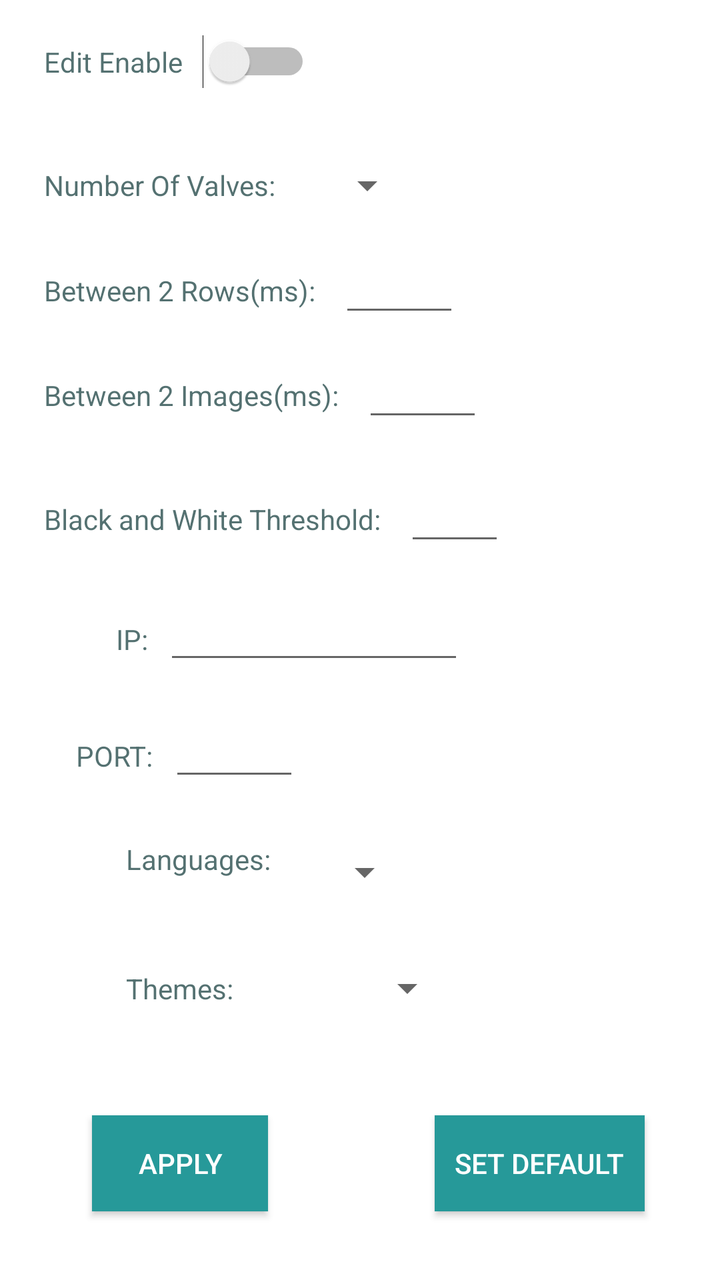
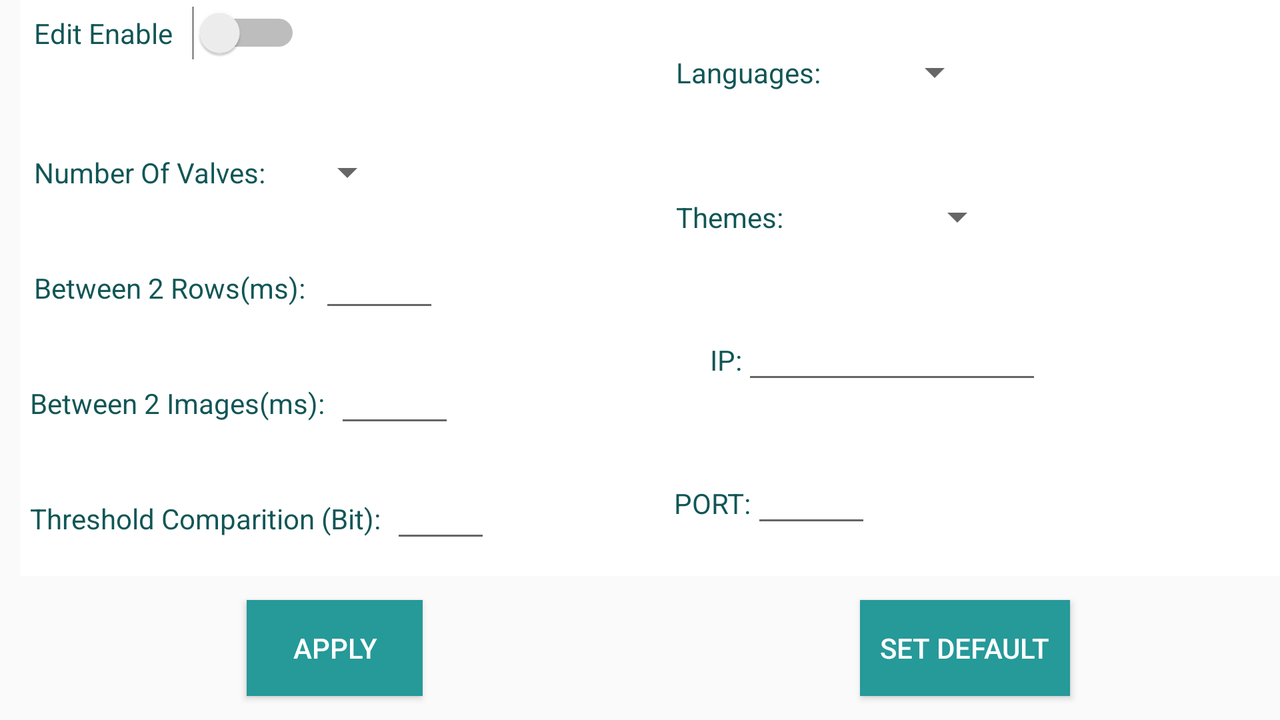

Two renders of one Android screen. The first uses the default layout on a phone; the second uses the alternative layout the repository ships for a different screen configuration, on a matching device. The two XML files are below.
<!-- AndroidManifest.xml: application theme AppTheme -->
<!-- res/layout/fragment_settings.xml -->
<ScrollView xmlns:android="http://schemas.android.com/apk/res/android"
    android:layout_width="fill_parent"
    android:layout_height="fill_parent"
    android:fillViewport="true"
    android:fadeScrollbars="false"
    android:scrollbars="vertical">

    <LinearLayout
        android:id="@+id/touchOutsideEdittext"
        android:layout_width="fill_parent"
        android:layout_height="fill_parent"
        android:orientation="vertical">
        
        <LinearLayout
            android:layout_width="match_parent"
            android:layout_height="0dp"
            android:layout_weight="5"
            android:paddingLeft="10dp"
            android:background="#ffffff"
            android:orientation="vertical">

            <RelativeLayout
                android:layout_width="match_parent"
                android:layout_height="0dp"
                android:layout_weight="1">

                <Switch
                    android:id="@+id/switch1"
                    android:layout_width="wrap_content"
                    android:layout_height="wrap_content"
                    android:layout_centerVertical="true"
                    android:textColor="@color/colorPrimaryDark"
                    android:checked="false"
                    android:padding="12dp"
                    android:text="Edit Enable   " />
            </RelativeLayout>

            <RelativeLayout
                android:layout_width="match_parent"
                android:layout_height="0dp"
                android:layout_weight="1">

                <TextView
                    android:id="@+id/txtLable_valves"
                    android:layout_width="wrap_content"
                    android:layout_height="wrap_content"
                    android:layout_centerVertical="true"
                    android:padding="12dp"
                    android:textColor="@color/colorPrimaryDark"
                    android:text="Number Of Valves:"
                    android:textAppearance="?android:attr/textAppearanceSmall" />

                <Spinner
                    android:id="@+id/spinner_van"
                    android:layout_width="wrap_content"
                    android:layout_height="wrap_content"
                    android:layout_centerVertical="true"
                    android:layout_marginLeft="10dp"
                    android:layout_toRightOf="@+id/txtLable_valves"
                    android:spinnerMode="dropdown"></Spinner>
            </RelativeLayout>

            <RelativeLayout
                android:layout_width="match_parent"
                android:layout_height="wrap_content">

                <TextView
                    android:id="@+id/txtLable_2Rows"
                    android:layout_width="wrap_content"
                    android:layout_height="wrap_content"
                    android:layout_centerVertical="true"
                    android:padding="12dp"
                    android:text="Between 2 Rows(ms):"
                    android:textColor="@color/colorPrimaryDark"
                    android:textAppearance="?android:attr/textAppearanceSmall" />


                <EditText
                    android:id="@+id/edt2Rows"
                    android:layout_width="60dp"
                    android:layout_height="wrap_content"
                    android:textColor="@color/colorAccent"
                    android:layout_toRightOf="@+id/txtLable_2Rows"
                    android:layout_centerVertical="true"
                    android:singleLine="true"
                    android:ems="10"
                    android:inputType="number"
                    android:maxLength="4"
                    android:padding="6dp" />
            </RelativeLayout>

            <RelativeLayout
                android:layout_width="match_parent"
                android:layout_height="0dp"
                android:layout_weight="1">

                <TextView
                    android:id="@+id/txtLable_2Image"
                    android:layout_width="wrap_content"
                    android:layout_height="wrap_content"
                    android:layout_centerVertical="true"
                    android:padding="12dp"
                    android:textColor="@color/colorPrimaryDark"
                    android:text="Between 2 Images(ms):"
                    android:textAppearance="?android:attr/textAppearanceSmall" />

                <EditText
                    android:id="@+id/edt2Images"
                    android:layout_width="60dp"
                    android:layout_height="wrap_content"
                    android:layout_centerVertical="true"
                    android:layout_toRightOf="@+id/txtLable_2Image"
                    android:textColor="@color/colorAccent"
                    android:singleLine="true"
                    android:ems="10"
                    android:inputType="number"
                    android:maxLength="4"
                    android:padding="6dp" />
            </RelativeLayout>

            <RelativeLayout
                android:layout_width="match_parent"
                android:layout_height="0dp"
                android:layout_weight="1">

                <TextView
                    android:id="@+id/txtLable_BlackWhite"
                    android:layout_width="wrap_content"
                    android:layout_height="wrap_content"
                    android:layout_centerVertical="true"
                    android:padding="12dp"
                    android:textColor="@color/colorPrimaryDark"
                    android:text="Black and White Threshold:"
                    android:textAppearance="?android:attr/textAppearanceSmall" />

                <EditText
                    android:id="@+id/edtThreshold"
                    android:layout_width="50dp"
                    android:layout_height="wrap_content"
                    android:textColor="@color/colorAccent"
                    android:ems="10"
                    android:inputType="number"
                    android:maxLength="3"
                    android:singleLine="true"
                    android:padding="6dp"
                    android:layout_centerVertical="true"
                    android:layout_toRightOf="@+id/txtLable_BlackWhite"/>
            </RelativeLayout>
        </LinearLayout>

        <LinearLayout
            android:layout_width="match_parent"
            android:layout_height="0dp"
            android:layout_weight="4"
            android:background="#ffffff"
            android:orientation="vertical">

            <LinearLayout
                android:layout_width="match_parent"
                android:layout_height="0dp"
                android:layout_weight="3"
                android:background="#ffffff"
                android:orientation="vertical">

                <RelativeLayout
                    android:layout_width="match_parent"
                    android:layout_height="0dp"
                    android:layout_weight="1">

                    <TextView
                        android:id="@+id/txtLable_IP"
                        android:layout_width="wrap_content"
                        android:layout_height="wrap_content"
                        android:layout_centerVertical="true"
                        android:textColor="@color/colorPrimaryDark"
                        android:layout_marginLeft="50dp"
                        android:padding="8dp"
                        android:text="IP:"
                        android:textAppearance="?android:attr/textAppearanceSmall" />

                    <EditText
                        android:id="@+id/edtIP"
                        android:layout_width="150dp"
                        android:layout_height="wrap_content"
                        android:digits="0123456789."
                        android:textColor="@color/colorAccent"
                        android:singleLine="true"
                        android:ems="10"
                        android:inputType="number|numberDecimal"
                        android:layout_centerVertical="true"
                        android:padding="6dp"
                        android:layout_alignBottom="@+id/txtLable_IP"
                        android:layout_toRightOf="@+id/txtLable_IP"
                        android:layout_toEndOf="@+id/txtLable_IP" />
                </RelativeLayout>

                <RelativeLayout
                    android:layout_width="match_parent"
                    android:layout_height="0dp"
                    android:layout_weight="1">

                    <TextView
                        android:id="@+id/txtLable_Port"
                        android:layout_width="wrap_content"
                        android:layout_height="wrap_content"
                        android:layout_centerVertical="true"
                        android:layout_marginLeft="30dp"
                        android:textColor="@color/colorPrimaryDark"
                        android:padding="8dp"
                        android:text="PORT:"
                        android:textAppearance="?android:attr/textAppearanceSmall" />

                    <EditText
                        android:id="@+id/edtPort"
                        android:layout_width="65dp"
                        android:layout_height="wrap_content"
                        android:layout_alignBottom="@+id/txtLable_Port"
                        android:layout_toRightOf="@+id/txtLable_Port"
                        android:textColor="@color/colorAccent"
                        android:singleLine="true"
                        android:ems="10"
                        android:layout_centerVertical="true"
                        android:inputType="numberDecimal"
                        android:layout_centerHorizontal="true"
                        android:maxLength="5"
                        android:padding="6dp" />
                </RelativeLayout>
            </LinearLayout>

            <LinearLayout
                android:layout_width="match_parent"
                android:layout_height="0dp"
                android:layout_weight="3"
                android:background="#ffffff"
                android:orientation="vertical">

                <RelativeLayout
                    android:layout_width="match_parent"
                    android:layout_height="0dp"
                    android:layout_weight="1">

                    <Spinner
                        android:id="@+id/spinLanguage"
                        android:layout_width="wrap_content"
                        android:layout_height="wrap_content"
                        android:layout_centerVertical="true"
                        android:layout_marginLeft="10dp"
                        android:layout_toRightOf="@+id/txtLanguages" />

                    <TextView
                        android:id="@+id/txtLanguages"
                        android:layout_width="wrap_content"
                        android:layout_height="wrap_content"
                        android:layout_marginLeft="50dp"
                        android:padding="13dp"
                        android:textColor="@color/colorPrimaryDark"
                        android:text="Languages:"
                        android:textAppearance="?android:attr/textAppearanceSmall"
                        android:layout_alignParentTop="true"
                        android:layout_alignParentLeft="true"
                        android:layout_alignParentStart="true"
                        android:layout_marginStart="50dp" />
                </RelativeLayout>

                <RelativeLayout
                    android:layout_width="match_parent"
                    android:layout_height="0dp"
                    android:layout_weight="1">

                    <TextView
                        android:id="@+id/txtThems"
                        android:layout_width="wrap_content"
                        android:layout_height="wrap_content"
                        android:layout_centerVertical="true"
                        android:layout_marginLeft="50dp"
                        android:padding="13dp"
                        android:textColor="@color/colorPrimaryDark"
                        android:text="Themes:"
                        android:textAppearance="?android:attr/textAppearanceSmall" />

                    <Spinner
                        android:id="@+id/spinTheme"
                        android:layout_width="wrap_content"
                        android:layout_height="wrap_content"
                        android:layout_centerVertical="true"
                        android:layout_marginLeft="50dp"
                        android:layout_toRightOf="@+id/txtThems" />
                </RelativeLayout>
            </LinearLayout>
        </LinearLayout>

        <LinearLayout
            android:layout_width="match_parent"
            android:layout_height="0dp"
            android:layout_weight="2"
            android:background="#ffffff"
            android:orientation="horizontal">

            <RelativeLayout
                android:layout_width="0dp"
                android:layout_height="match_parent"
                android:layout_weight="1">

                <Button
                    android:id="@+id/btnApply"
                    android:layout_width="wrap_content"
                    android:layout_height="wrap_content"
                    android:background="@color/colorAccent"
                    android:textColor="#ffffff"
                    android:text="Apply"
                    android:layout_centerVertical="true"
                    android:layout_centerHorizontal="true" />
            </RelativeLayout>

            <RelativeLayout
                android:layout_width="0dp"
                android:layout_height="match_parent"
                android:layout_weight="1">

                <Button
                    android:id="@+id/btnSetDefault"
                    android:layout_width="wrap_content"
                    android:layout_height="wrap_content"
                    android:layout_centerHorizontal="true"
                    android:layout_centerVertical="true"
                    android:textColor="#ffffff"
                    android:background="@color/colorAccent"
                    android:text="   Set Default   " />
            </RelativeLayout>
        </LinearLayout>
    </LinearLayout>


</ScrollView>
<!-- resources referenced by this layout -->
<resources>
  <color name="colorAccent">#269999</color>
  <color name="colorPrimaryDark">#bf1b4141</color>
  <style name="AppTheme" parent="Theme.AppCompat.Light.DarkActionBar">
          
          <item name="colorPrimary">@color/colorPrimary</item>
          <item name="colorPrimaryDark">@color/colorPrimaryDark</item>
          <item name="colorAccent">@color/colorAccent</item>
  
      </style>
  <color name="colorPrimary">#125656</color>
</resources>
<!-- res/layout-land/fragment_settings.xml (the repository's variant of the layout above) -->
<!-- drawn on the phone turned sideways -->
<ScrollView xmlns:android="http://schemas.android.com/apk/res/android"
    android:layout_width="fill_parent"
    android:layout_height="fill_parent"
    android:fillViewport="true"
    android:fadeScrollbars="false"
    android:scrollbars="vertical">


    <LinearLayout
        android:paddingLeft="10dp"
        xmlns:tools="http://schemas.android.com/tools"
        android:layout_width="match_parent"
        android:layout_height="match_parent"
        android:orientation="vertical"
        android:id="@+id/touchOutsideEdittext">
        
        <LinearLayout
            android:layout_width="match_parent"
            android:layout_height="0dp"
            android:layout_weight="6"
            android:background="#ffffff"
            android:orientation="horizontal">

            <LinearLayout
                android:layout_width="0dp"
                android:layout_height="match_parent"
                android:layout_weight="4"
                android:orientation="vertical">

                <RelativeLayout
                    android:layout_width="match_parent"
                    android:layout_height="0dp"
                    android:layout_weight="1">

                    <Switch
                        android:id="@+id/switch1"
                        android:layout_width="wrap_content"
                        android:layout_height="wrap_content"
                        android:checked="false"
                        android:padding="7dp"
                        android:textColor="@color/colorPrimary"
                        android:textAppearance="?android:attr/textAppearanceSmall"
                        android:text="Edit Enable   " />
                </RelativeLayout>

                <RelativeLayout
                    android:layout_width="match_parent"
                    android:layout_height="0dp"
                    android:layout_weight="1">

                    <TextView
                        android:id="@+id/txtLable_valves"
                        android:layout_width="wrap_content"
                        android:layout_height="wrap_content"
                        android:padding="7dp"
                        android:textColor="@color/colorPrimary"
                        android:layout_centerVertical="true"
                        android:text="Number Of Valves:"
                        android:textAppearance="?android:attr/textAppearanceSmall"/>

                    <Spinner
                        android:id="@+id/spinner_van"
                        android:layout_width="wrap_content"
                        android:layout_height="wrap_content"
                        android:layout_marginLeft="10dp"
                        android:layout_centerVertical="true"
                        android:textColor="@color/colorPrimary"
                        android:layout_toRightOf="@+id/txtLable_valves"
                        android:spinnerMode="dropdown"></Spinner>
                </RelativeLayout>

                <RelativeLayout
                    android:layout_width="match_parent"
                    android:layout_height="0dp"
                    android:layout_weight="1">

                    <TextView
                        android:id="@+id/txtLable_2Rows"
                        android:layout_width="wrap_content"
                        android:layout_height="wrap_content"
                        android:layout_centerVertical="true"
                        android:textColor="@color/colorPrimary"
                        android:padding="7dp"
                        android:text="Between 2 Rows(ms):"
                        android:textAppearance="?android:attr/textAppearanceSmall" />

                    <EditText
                        android:id="@+id/edt2Rows"
                        android:layout_width="60dp"
                        android:maxLength="4"
                        android:layout_height="wrap_content"
                        android:layout_toRightOf="@+id/txtLable_2Rows"
                        android:layout_centerVertical="true"
                        android:textColor="@color/colorAccent"
                        android:enabled="true"
                        android:inputType="number"
                        android:padding="5dp" />
                </RelativeLayout>

                <RelativeLayout
                    android:layout_width="match_parent"
                    android:layout_height="0dp"
                    android:layout_weight="1">

                    <TextView
                        android:id="@+id/txtLable_2Image"
                        android:layout_width="wrap_content"
                        android:layout_height="wrap_content"
                        android:layout_centerVertical="true"
                        android:padding="5dp"
                        android:textColor="@color/colorPrimary"
                        android:text="Between 2 Images(ms):"
                        android:textAppearance="?android:attr/textAppearanceSmall" />

                    <EditText
                        android:id="@+id/edt2Images"
                        android:layout_width="60dp"
                        android:layout_height="wrap_content"
                        android:maxLength="4"
                        android:textColor="@color/colorAccent"
                        android:ems="10"
                        android:enabled="true"
                        android:inputType="number"
                        android:padding="5dp"
                        android:layout_centerVertical="true"
                        android:layout_toRightOf="@+id/txtLable_2Image"
                        android:layout_toEndOf="@+id/txtLable_2Image" />

                </RelativeLayout>

                <RelativeLayout
                    android:layout_width="match_parent"
                    android:layout_height="0dp"
                    android:layout_weight="1">

                    <EditText
                        android:id="@+id/edtThreshold"
                        android:layout_width="50dp"
                        android:layout_height="wrap_content"
                        android:layout_centerVertical="true"
                        android:layout_toRightOf="@+id/txtLable_BlackWhite"
                        android:maxLength="3"
                        android:ems="10"
                        android:textColor="@color/colorAccent"
                        android:enabled="true"
                        android:inputType="number|numberDecimal"
                        android:padding="5dp" />

                    <TextView
                        android:id="@+id/txtLable_BlackWhite"
                        android:layout_width="wrap_content"
                        android:textColor="@color/colorPrimary"
                        android:layout_height="wrap_content"
                        android:padding="5dp"
                        android:text="Threshold Comparition (Bit):"
                        android:textAppearance="?android:attr/textAppearanceSmall"
                        android:layout_centerVertical="true"
                        android:layout_alignParentLeft="true"
                        android:layout_alignParentStart="true" />
                </RelativeLayout>
            </LinearLayout>

            <LinearLayout
                android:layout_width="0dp"
                android:layout_height="match_parent"
                android:layout_gravity="center_vertical"
                android:layout_weight="4"
                android:orientation="vertical">
                <RelativeLayout
                    android:layout_width="match_parent"
                    android:layout_height="0dp"
                    android:layout_weight="1">

                    <TextView
                        android:id="@+id/txtLanguages"
                        android:layout_width="wrap_content"
                        android:layout_height="wrap_content"
                        android:layout_centerVertical="true"
                        android:padding="13dp"
                        android:text="Languages:"
                        android:textColor="@color/colorPrimary"
                        android:textAppearance="?android:attr/textAppearanceSmall"/>

                    <Spinner
                        android:id="@+id/spinLanguage"
                        android:layout_width="wrap_content"
                        android:layout_height="wrap_content"
                        android:layout_centerVertical="true"
                        android:textColor="@color/colorPrimaryDark"
                        android:layout_marginLeft="20dp"
                        android:layout_toRightOf="@+id/txtLanguages" />

                </RelativeLayout>

                <RelativeLayout
                    android:layout_width="match_parent"
                    android:layout_height="0dp"
                    android:layout_weight="1">

                    <TextView
                        android:id="@+id/txtThems"
                        android:layout_width="wrap_content"
                        android:layout_height="wrap_content"
                        android:layout_centerVertical="true"
                        android:padding="13dp"
                        android:text="Themes:"
                        android:textColor="@color/colorPrimary"
                        android:textAppearance="?android:attr/textAppearanceSmall" />

                    <Spinner
                        android:id="@+id/spinTheme"
                        android:layout_width="wrap_content"
                        android:layout_height="wrap_content"
                        android:layout_centerVertical="true"
                        android:layout_marginLeft="50dp"
                        android:layout_toRightOf="@+id/txtThems" />
                </RelativeLayout>
                <RelativeLayout
                    android:layout_width="294dp"
                    android:layout_height="0dp"
                    android:layout_weight="0.97">

                    <TextView
                        android:id="@+id/txtLable_IP"
                        android:layout_width="wrap_content"
                        android:layout_height="wrap_content"
                        android:layout_alignParentLeft="true"
                        android:layout_centerInParent="true"
                        android:textColor="@color/colorPrimary"
                        android:layout_marginLeft="30dp"
                        android:text="IP:"
                        android:textAppearance="?android:attr/textAppearanceSmall"/>
                    <EditText
                        android:id="@+id/edtIP"
                        android:lines="1"
                        android:layout_width="150dp"
                        android:layout_height="wrap_content"
                        android:layout_centerVertical="true"
                        android:textColor="@color/colorAccent"
                        android:layout_toRightOf="@+id/txtLable_IP"
                        android:inputType="number|numberDecimal"
                        android:digits="0123456789."
                        android:ems="10"
                        android:enabled="true"
                        android:padding="5dp"/>

                </RelativeLayout>

                <RelativeLayout
                    android:layout_width="match_parent"
                    android:layout_height="0dp"
                    android:layout_weight="1">

                    <TextView
                        android:id="@+id/txtLable_Port"
                        android:layout_width="wrap_content"
                        android:layout_height="wrap_content"
                        android:layout_alignParentLeft="true"
                        android:layout_centerInParent="true"
                        android:textColor="@color/colorPrimary"
                        android:layout_marginLeft="12dp"
                        android:text="PORT:"
                        android:textAppearance="?android:attr/textAppearanceSmall" />

                    <EditText
                        android:id="@+id/edtPort"
                        android:layout_width="60dp"
                        android:layout_height="wrap_content"
                        android:maxLength="5"
                        android:textColor="@color/colorAccent"
                        android:ems="10"
                        android:enabled="true"
                        android:inputType="number"
                        android:padding="5dp"
                        android:layout_centerVertical="true"
                        android:layout_toRightOf="@+id/txtLable_Port"
                        android:layout_toEndOf="@+id/txtLable_Port" />

                </RelativeLayout>

            </LinearLayout>
        </LinearLayout>
        <LinearLayout
            android:layout_width="match_parent"
            android:layout_height="0dp"
            android:layout_weight="1.5"
            android:baselineAligned="false"
            android:orientation="horizontal">

            <RelativeLayout
                android:layout_width="0dp"
                android:layout_height="match_parent"
                android:layout_weight="1">

                <Button
                    android:layout_alignParentBottom="false"
                    android:id="@+id/btnApply"
                    android:layout_width="wrap_content"
                    android:layout_height="wrap_content"
                    android:layout_centerHorizontal="true"
                    android:layout_centerVertical="true"
                    android:background="@color/colorAccent"
                    android:textColor="#ffffff"
                    android:text="APPLY" />

            </RelativeLayout>

            <RelativeLayout
                android:layout_width="0dp"
                android:layout_height="match_parent"
                android:layout_weight="1">

                <Button
                    android:layout_alignParentBottom="false"
                    android:id="@+id/btnSetDefault"
                    android:layout_width="wrap_content"
                    android:layout_height="wrap_content"
                    android:layout_centerHorizontal="true"
                    android:layout_centerVertical="true"
                    android:textColor="#ffffff"
                    android:background="@color/colorAccent"
                    android:text=   "   SET DEFAULT   " />
            </RelativeLayout>

        </LinearLayout>
    </LinearLayout>


</ScrollView>
<!-- resources referenced by the variant -->
<!-- as the phone turned sideways resolves them -->
<resources>
  <color name="colorAccent">#269999</color>
  <color name="colorPrimary">#125656</color>
  <color name="colorPrimaryDark">#bf1b4141</color>
  <style name="AppTheme" parent="Theme.AppCompat.Light.DarkActionBar">
          
          <item name="colorPrimary">@color/colorPrimary</item>
          <item name="colorPrimaryDark">@color/colorPrimaryDark</item>
          <item name="colorAccent">@color/colorAccent</item>
  
      </style>
</resources>
